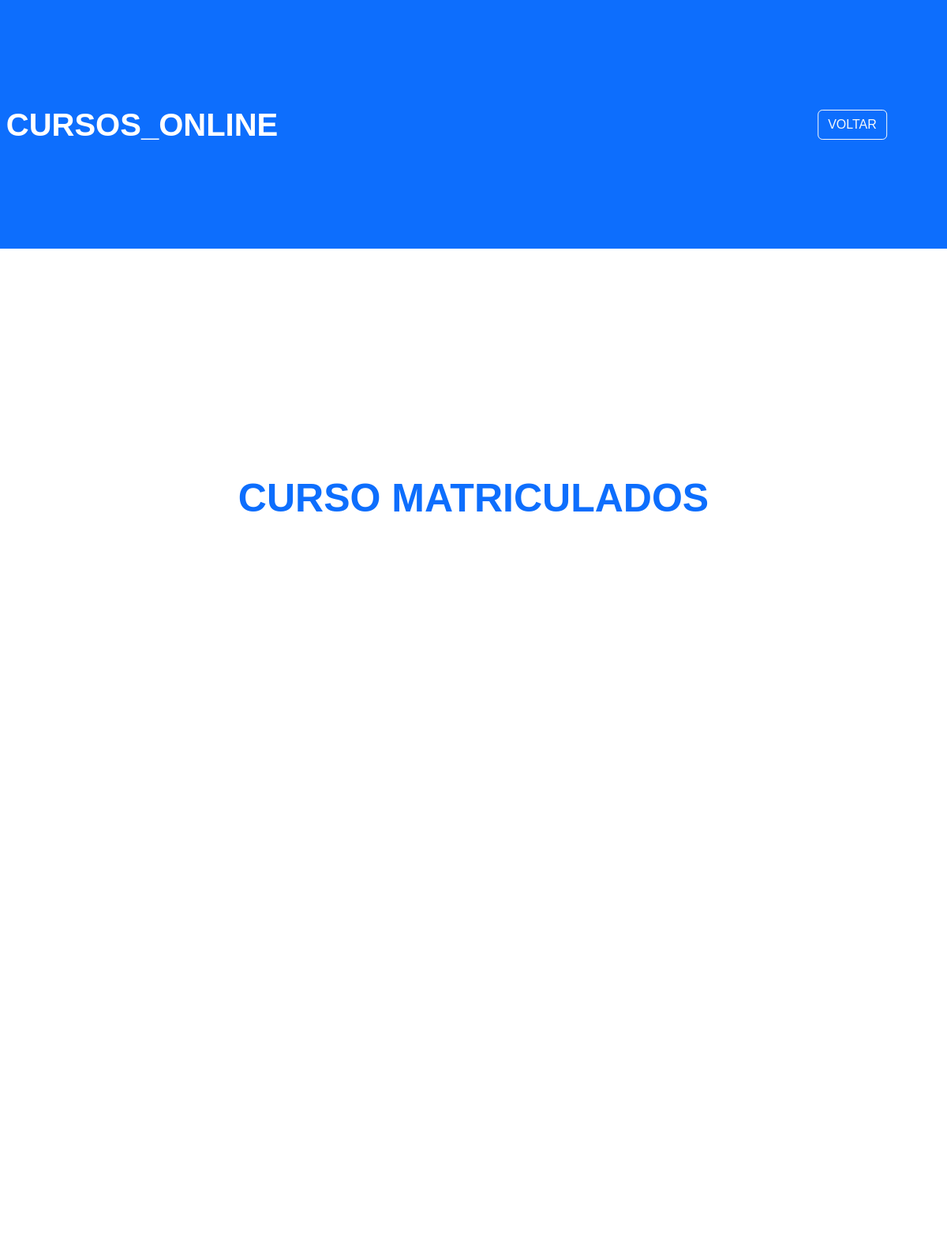
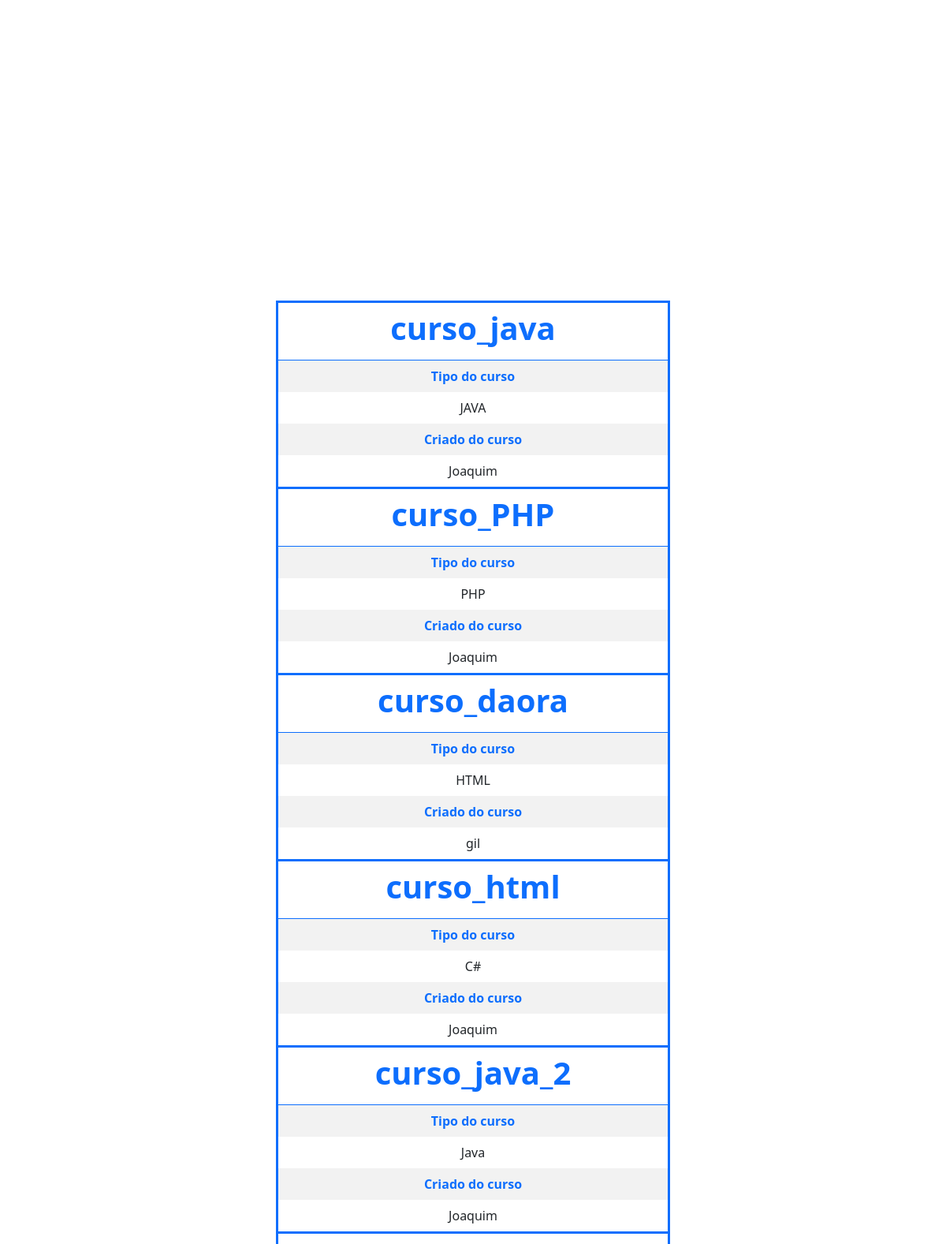
/seus_matriculo.php (signed in), run on the app's committed database (2 pictures, top to bottom).
### tables this page shows
CREATE TABLE `curso` (
  `id_curso` int NOT NULL,
  `nome_curso` varchar(255) DEFAULT NULL,
  `valor_curso` varchar(255) DEFAULT NULL,
  `vagas_curso` varchar(255) DEFAULT NULL,
  `tipos_curso` varchar(255) DEFAULT NULL,
  `vagas_ocupadas` varchar(255) DEFAULT NULL,
  `id_adm` int DEFAULT NULL
);

CREATE TABLE `adm` (
  `id_adm` int NOT NULL,
  `nome_adm` varchar(255) DEFAULT NULL,
  `email_adm` varchar(255) NOT NULL,
  `senha_adm` varchar(255) DEFAULT NULL
);

### seus_matriculo.php (the view, shortened to what this page needs)
<!DOCTYPE html>
<html lang="en">
<head>
</head>
<body>
<!DOCTYPE html>
<html lang="en">
<head>
    <link rel="stylesheet" href="css/formulario.css">
    <link href="https://cdn.jsdelivr.net/npm/bootstrap@5.3.0-alpha1/dist/css/bootstrap.min.css" rel="stylesheet">
</head>
<body>
<div id="pdf">
<div id="box_menu">
        <center><h1 id="titulo_1"><b id="b">CURSOS_ONLINE</b></h1></center>
        <a href='pagina_inicial.php'><button class='btn btn-outline-light' id='login_1'>VOLTAR</button></a>
        </div>
        <h1 id='txt'><b>CURSO MATRICULADOS</b></h1>"
</body>
</html>
<?php
require_once "back_and/db_connect.php";
$email = $_SESSION["email_aluno"];
$sql = "SELECT c.nome_curso, c.tipos_curso, a.nome_adm, al.email_aluno from curso as c, adm as a, aluno as al, matricula as m
where c.id_adm = a.id_adm and m.id_aluno = al.id_aluno and c.id_curso = m.id_curso and al.email_aluno = '$email'";
$result = $connect->query($sql);
if($result->num_rows > 0){
    echo "<div id='box_tabela'>";
    echo "<table  class='table table-striped' id='tabela'>";
    while($row = $result -> fetch_assoc()){
        echo "<thead><tr><th><center><h1><b>".$row['nome_curso']."</b></h1></center></th></tr></thead>";
        echo "<tbody>
                     <tr><td><center><b>Tipo do curso</b></center></td></tr>
                     <tr><td><center>".$row["tipos_curso"]."</center></tr></td>
                     <tr><td><center><b>Criado do curso</b></center></td></tr>
                     <tr><td><center>".$row["nome_adm"]."</center></td></tr>
              </tbody>";
    }
    echo "</table>";
    echo "</div>";
}
?>
</body>
</html>

### css/formulario.css (style rules this page uses)
* { padding: 0; margin: 0; }
#login_1 { position: absolute; top: 50%; left: 90%; transform: translate(-50%,-50%); }
#titulo_1 { position: absolute; top: 50%; left: 15%; transform: translate(-50%,-50%); color: white; font-family: Arial, Helvetica, sans-serif; padding: 10px; }
#box_menu { position: absolute; width: 100%; height: 10%; background-color:#0d6efdff; color: white; font-family: Arial, Helvetica, sans-serif; text-align: center; align-items: center; }

### seus_matriculo.php (style rules this page uses)
#login_1 { position: absolute; top: 50%; left: 90%; transform: translate(-50%,-50%); }
#box_menu { position: absolute; width: 100%; height: 10%; background-color: #0d6efdff; color: white; font-family: Arial, Helvetica, sans-serif; text-align: center; align-items: center; }
#box_tabela { position: absolute; top: 70%; left: 50%; transform: translate(-50%,-50%); border-radius: 15px; width: 500px; height: 500px; margin-left: auto; margin-right: auto; }
#tabela { position: fixed; width: 500px; height: 470px; border: 3px solid #0d6efdff; border-radius: 15px; }
td { border: none; }
b { color: #0d6efdff; }
#b { color: white; }
#txt { position: absolute; top: 20%; left: 50%; transform: translate(-50%,-50%); font-family: Arial, Helvetica, sans-serif; font-size: 50px; color: #0d6efdff; }
th { border: 3px solid #0d6efdff; }

### data on the page
curso: nome_curso "curso_java", tipos_curso "JAVA", id_adm.nome_adm "Joaquim"
curso: nome_curso "curso_PHP", tipos_curso "PHP", id_adm.nome_adm "Joaquim"
curso: nome_curso "curso_daora", tipos_curso "HTML", id_adm.nome_adm "gil"
curso: nome_curso "curso_html", tipos_curso "C#", id_adm.nome_adm "Joaquim"
curso: nome_curso "curso_java_2", tipos_curso "Java", id_adm.nome_adm "Joaquim"
